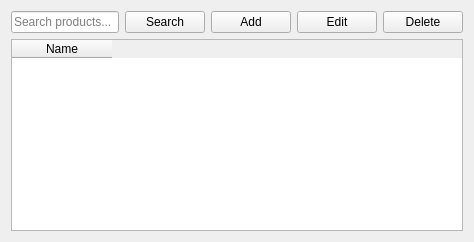
<?xml version="1.0" encoding="UTF-8"?>
<ui version="4.0">
 <class>ProductsPage</class>
 <widget class="QWidget" name="ProductsPage">
  <layout class="QVBoxLayout" name="verticalLayout">
   <item>
    <layout class="QHBoxLayout" name="toolbar">
     <item>
      <widget class="QLineEdit" name="lineSearch">
       <property name="placeholderText"><string>Search products...</string></property>
      </widget>
     </item>
     <item>
      <widget class="QPushButton" name="btnSearch">
       <property name="text"><string>Search</string></property>
      </widget>
     </item>
     <item>
      <widget class="QPushButton" name="btnAdd">
       <property name="text"><string>Add</string></property>
      </widget>
     </item>
     <item>
      <widget class="QPushButton" name="btnEdit">
       <property name="text"><string>Edit</string></property>
      </widget>
     </item>
     <item>
      <widget class="QPushButton" name="btnDelete">
       <property name="text"><string>Delete</string></property>
      </widget>
     </item>
    </layout>
   </item>
   <item>
    <widget class="QTableWidget" name="tableProducts">
     <column>
      <property name="text"><string>Name</string></property>
     </column>
    </widget>
   </item>
  </layout>
 </widget>
 <resources/>
 <connections/>
</ui>
